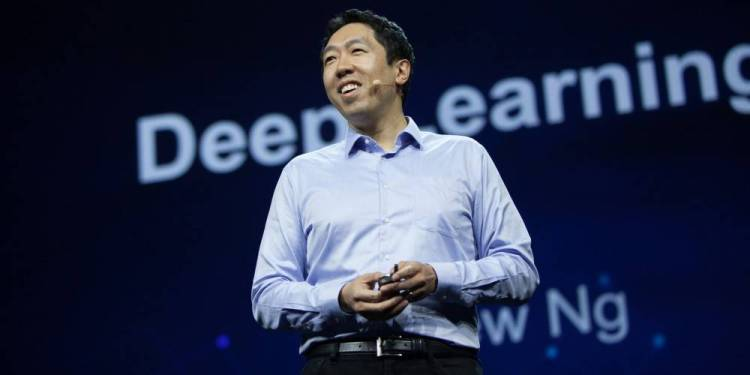
#> input picture data/2.jpg, 750 x 375 px
$ python prepare_calib.py --image_folder ../data
#> lines starting #> are read from the running program, lines starting #| are printed output that depends on the picture
#> pass 2 of the loop in main, `for ext in extensions:`:
import argparse
import os
import glob
import random
import numpy as np
import cv2  # 使用 OpenCV 以保持和你的推理代码一致

def preprocess_one_image(image_path, input_h, input_w):
    """
    完全复用你的预处理逻辑
    """
#> called with image_path = '../data/2.jpg', input_h = 736, input_w = 1280
    # 1. 读取图片 (OpenCV 读取默认为 BGR)
    image_src = cv2.imread(image_path)
#> image_src is the input picture: shape (375, 750, 3); mean B, G, R 75.4, 48.9, 41.9
    if image_src is None:
        raise ValueError(f"无法读取图片: {image_path}")

    # --- 开始你的逻辑 ---
    img_h, img_w = image_src.shape[:2]
#> img_h = 375; img_w = 750

    # 计算缩放比例
    scale = min(input_h / img_h, input_w / img_w)
#> scale = 1.71
    new_h, new_w = int(img_h * scale), int(img_w * scale)
#> new_h = 640; new_w = 1280

    # Resize
    image_resized = cv2.resize(image_src, (new_w, new_h))

    # 创建画布并填充 (灰色 114)
    image_padded = np.full((input_h, input_w, 3), 114, dtype=np.uint8)

    # 计算居中偏移量
    dw = (input_w - new_w) // 2
#> dw = 0
    dh = (input_h - new_h) // 2
#> dh = 48

    # 将图片贴到画布中心
    image_padded[dh:dh+new_h, dw:dw+new_w, :] = image_resized
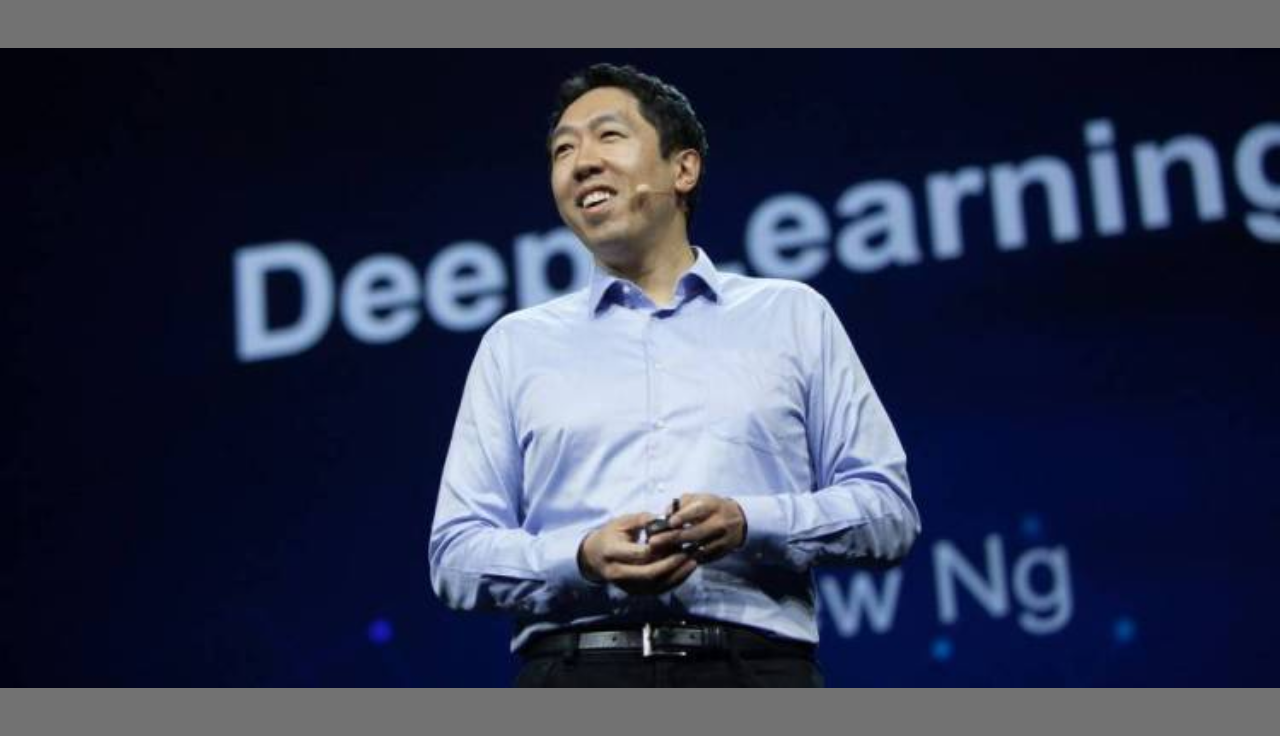
#> image_padded: shape (736, 1280, 3); mean B, G, R 80.4, 57.4, 51.3

    # --- 颜色空间注意事项 (关键!) ---
    # OpenCV 默认读入是 BGR。
    # 如果你的模型训练时是 RGB (绝大多数模型都是 RGB)，你需要在这里转换。
    # 如果你的 inference 代码里没有 cv2.cvtColor，请确认模型输入是否真的期望 BGR。
    # 这里我先加上 RGB 转换，通常这是必须的，如果你的模型确实需要 BGR，请注释掉下面这行：
    image_padded = cv2.cvtColor(image_padded, cv2.COLOR_BGR2RGB)

    # 2. 归一化 & 转换
    image_data = image_padded.transpose(2, 0, 1) # HWC -> CHW

    # 注意：这里我们不加 expand_dims (axis=0)，因为我们在主循环里会统一堆叠
    image_data = image_data.astype(np.float32) / 255.0 # 0-255 -> 0.0-1.0

    return image_data

def main():
    parser = argparse.ArgumentParser()
    parser.add_argument("--image_folder", type=str, required=True, help="图片文件夹路径")
    parser.add_argument("--calibration_size", type=int, default=500, help="采样数量")
    parser.add_argument("--height", type=int, default=736, help="模型输入的 Height")
    parser.add_argument("--width", type=int, default=1280, help="模型输入的 Width")
    parser.add_argument("--output_path", type=str, default="calib_coco.npy", help="输出路径")
    args = parser.parse_args()

    # 1. 获取图片列表
    extensions = ['*.jpg', '*.jpeg', '*.png', '*.bmp']
    all_paths = []
    for ext in extensions:
        all_paths.extend(glob.glob(os.path.join(args.image_folder, ext)))

    if len(all_paths) == 0:
        raise ValueError("未找到任何图片，请检查路径。")

    # 2. 随机采样
    sample_size = min(len(all_paths), args.calibration_size)
    selected_paths = random.sample(all_paths, sample_size)
    print(f"从 {len(all_paths)} 张图片中随机选取了 {sample_size} 张。")

    # 3. 循环处理
    data_list = []
    for i, path in enumerate(selected_paths):
        try:
            img_tensor = preprocess_one_image(path, args.height, args.width)
            data_list.append(img_tensor)
            if (i + 1) % 50 == 0:
                print(f"已处理 {i + 1}/{sample_size} 张...")
        except Exception as e:
            print(f"跳过坏图 {path}: {e}")
#> pass 2 of the loop in main, `for i, path in enumerate(selected_paths):`:
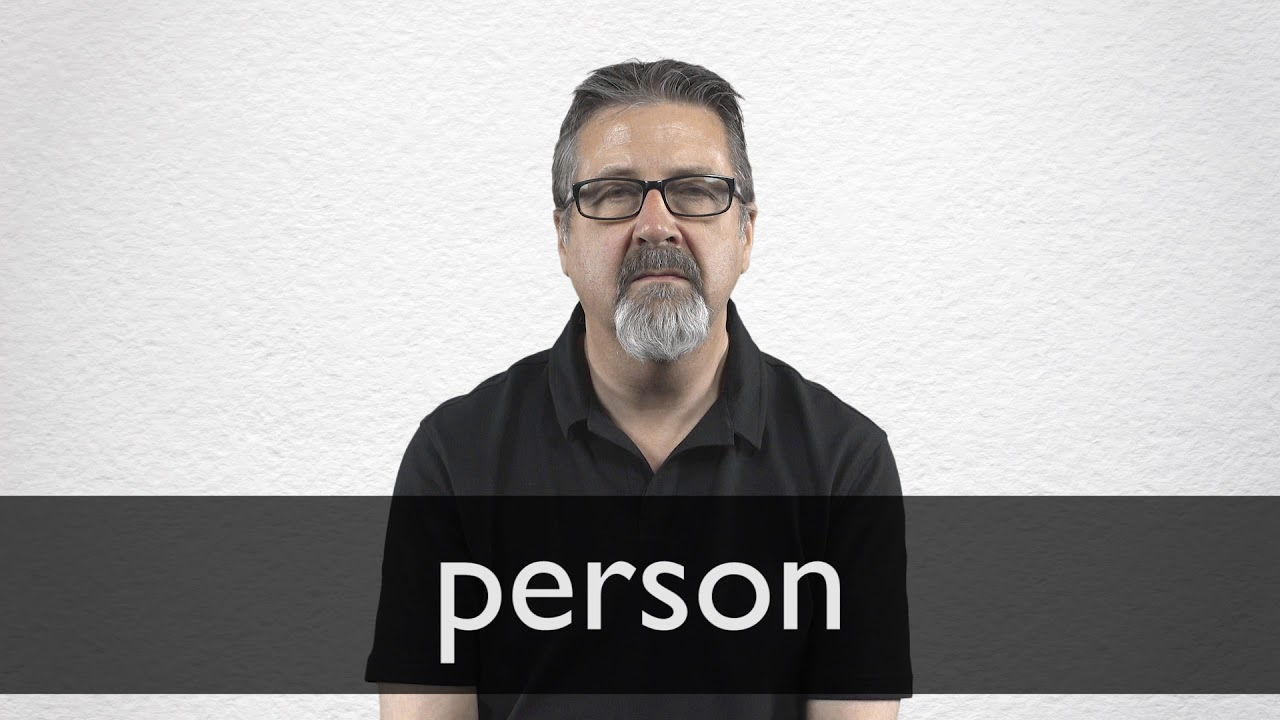
#> input picture data/1.jpg, 1280 x 720 px
#> in preprocess_one_image, image_src is the input picture: shape (720, 1280, 3); mean B, G, R 165.4, 165.8, 167.2
#> in preprocess_one_image (call 2), `image_padded[dh:dh+new_h, dw:dw+new_w, :] = image_resized`:
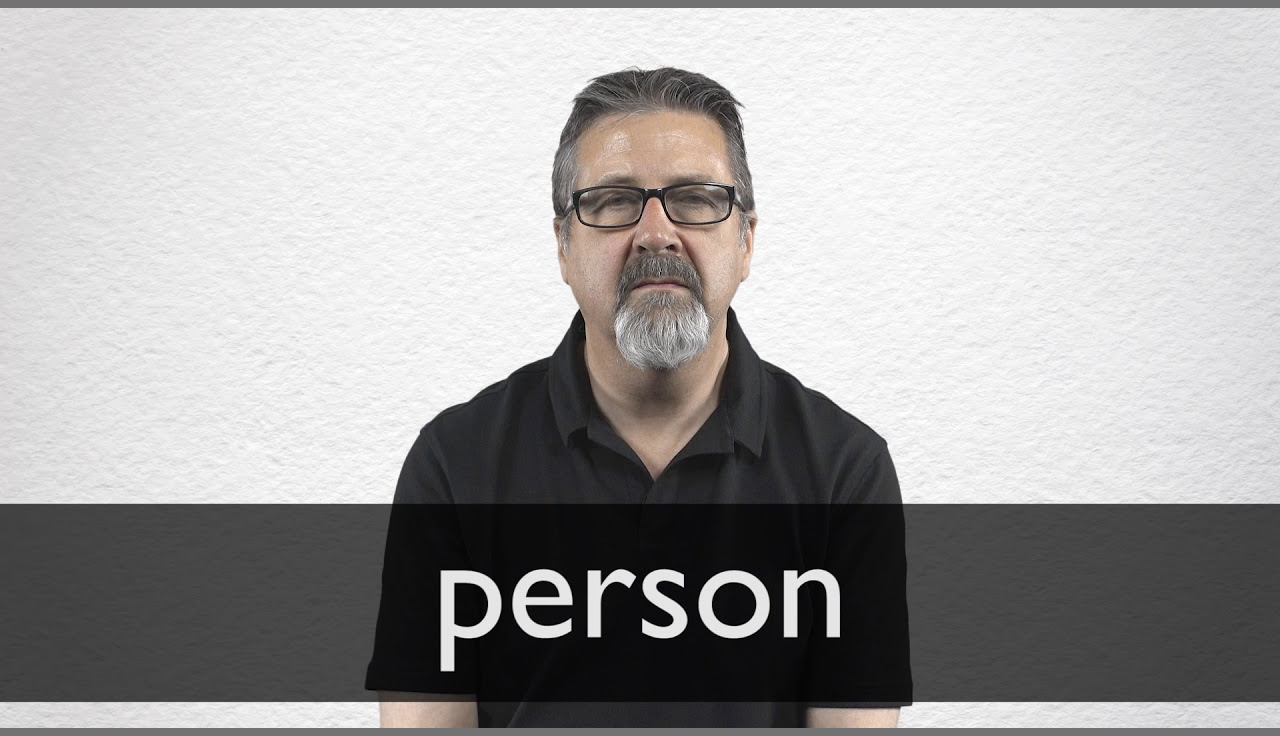
#> image_padded: shape (736, 1280, 3); mean B, G, R 164.3, 164.7, 166

    # 4. 堆叠成 Batch (N, C, H, W)
    if not data_list:
        raise RuntimeError("没有生成有效数据")

    calib_data = np.stack(data_list, axis=0)
    print(f"最终数据形状: {calib_data.shape}") # 应该是 (500, 3, 640, 640)
#| 最终数据形状: (2, 3, 736, 1280)

    # 5. 保存
    np.save(args.output_path, calib_data)
    print(f"保存成功: {args.output_path}")

if __name__ == "__main__":
    main()
